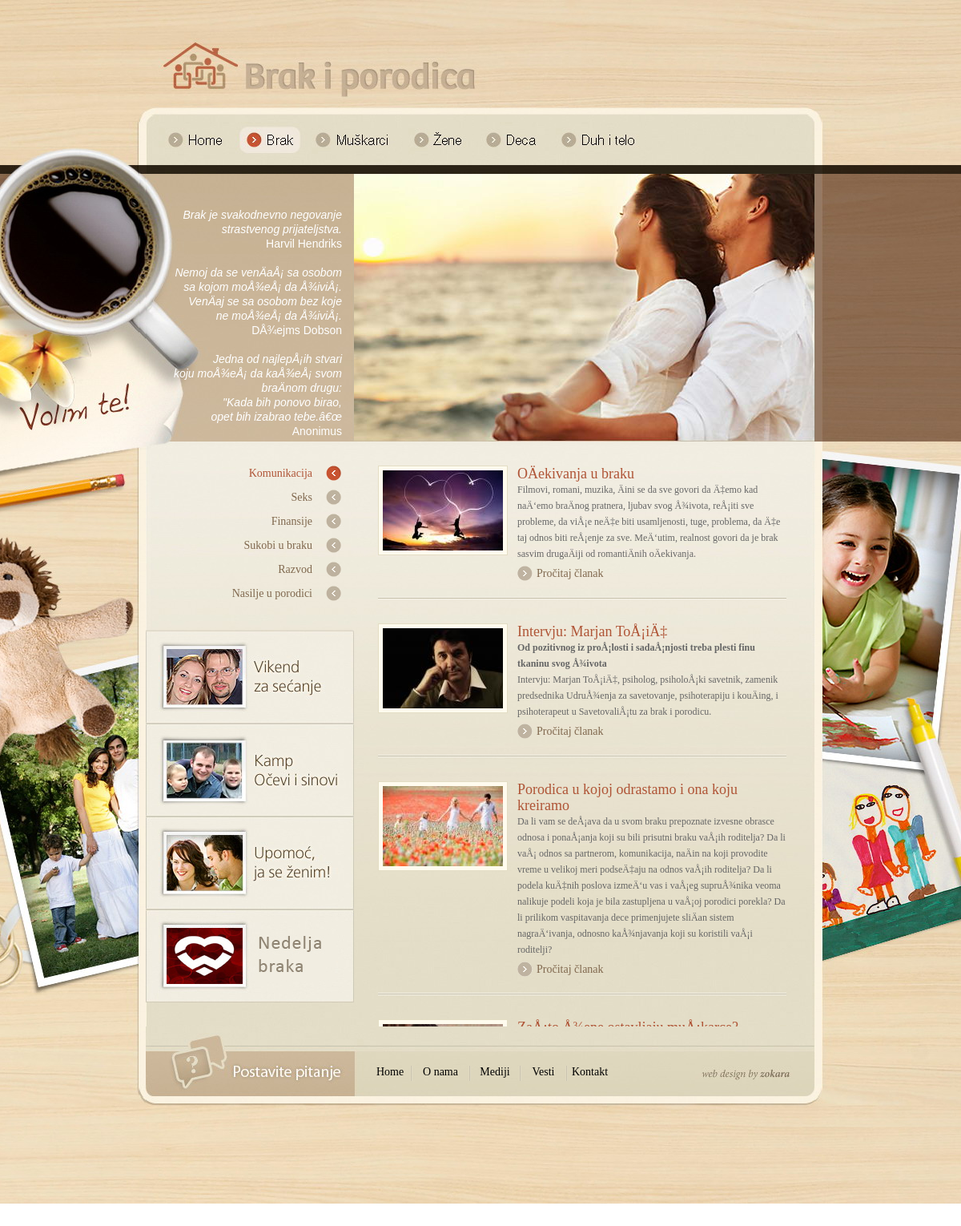
The app's page /tekstovi.php with its own data.
### tables this page shows
CREATE TABLE `uvodi` (
  `id` int(11) NOT NULL AUTO_INCREMENT,
  `grupa` int(11) NOT NULL DEFAULT '0',
  `naziv` varchar(50) DEFAULT NULL,
  `naslov` varchar(50) DEFAULT NULL,
  `tekst` text,
  `stamp_unosa` varchar(14) DEFAULT NULL,
  `stamp_izmene` varchar(14) DEFAULT NULL,
  PRIMARY KEY (`id`)
);

CREATE TABLE `podgrupe` (
  `id` int(11) NOT NULL AUTO_INCREMENT,
  `parent` int(11) NOT NULL DEFAULT '0',
  `naziv` varchar(50) DEFAULT NULL,
  `aktivno` tinyint(4) NOT NULL DEFAULT '0',
  `prioritet` int(11) NOT NULL DEFAULT '0',
  `stamp_unosa` varchar(14) DEFAULT NULL,
  `stamp_izmene` varchar(14) DEFAULT NULL,
  PRIMARY KEY (`id`)
);

CREATE TABLE `clanci` (
  `id` int(11) NOT NULL AUTO_INCREMENT,
  `parent` int(11) NOT NULL DEFAULT '0',
  `naslov` varchar(255) DEFAULT NULL,
  `tekst_kratki` text,
  `tekst` text,
  `povezani1` tinyint(4) NOT NULL DEFAULT '0',
  `povezani2` tinyint(4) NOT NULL DEFAULT '0',
  `povezani3` tinyint(4) NOT NULL DEFAULT '0',
  `povezani4` tinyint(4) NOT NULL DEFAULT '0',
  `aktivno` tinyint(4) NOT NULL DEFAULT '0',
  `prioritet` tinyint(4) NOT NULL DEFAULT '0',
  `stamp_unosa` varchar(14) DEFAULT NULL,
  `stamp_izmene` varchar(14) DEFAULT NULL,
  PRIMARY KEY (`id`)
);

CREATE TABLE `slike` (
  `id` int(11) NOT NULL AUTO_INCREMENT,
  `id_objekta` int(11) DEFAULT NULL,
  `vrsta` varchar(30) DEFAULT NULL,
  `indeks` tinyint(4) NOT NULL DEFAULT '0',
  `naziv` varchar(50) DEFAULT NULL,
  `naziv_mala` varchar(50) DEFAULT NULL,
  `naziv_srednja` varchar(50) DEFAULT NULL,
  `ext` varchar(10) DEFAULT NULL,
  `sirina` varchar(10) DEFAULT NULL,
  `visina` varchar(10) DEFAULT NULL,
  `komentar` varchar(255) DEFAULT NULL,
  `stamp_unosa` varchar(14) DEFAULT NULL,
  PRIMARY KEY (`id`)
);

### include/aplikacija.h.php (the view, shortened to what the rows shown need)
<?php
if (!defined("Aplikacija_H_PHP")):
    class query
    {
        var $result;
        function query($query)
        {
            $this->query = $query;
            $this->result = mysql_query($this->query);
            $this->rows = mysql_num_rows($this->result);
            $this->row = mysql_fetch_row($this->result);
        }
        function fetchRow()
        {
            $this->row = mysql_fetch_row($this->result);
        }
    }
    class slika
    {
        function slika($vrsta, $id_objekta, $indeks)
        {
            $this->vrsta = $vrsta;
            if ($this->vrsta == SL_CLANAK) {
                $this->path = SL_CLANAK_PATH;
                $this->mala_sirina = SL_CLANAK_MALA_SIRINA;
                $this->mala_visina = SL_CLANAK_MALA_VISINA;
            } else if ($this->vrsta == SL_VEST) {
                $this->tip = SL_VEST_TIP;
                $this->max_sirina = SL_VEST_MAX_SIRINA;
                $this->max_visina = SL_VEST_MAX_VISINA;
                $this->min_sirina = SL_VEST_MIN_SIRINA;
                $this->min_visina = SL_VEST_MIN_VISINA;
                $this->default_naziv = SL_VEST_DEFAULT_NAZIV;
                $this->path = SL_VEST_PATH;
                $this->mala = SL_VEST_MALA;
                $this->mala_sirina = SL_VEST_MALA_SIRINA;
                $this->mala_visina = SL_VEST_MALA_VISINA;
                $this->srednja = SL_VEST_SREDNJA;
                $this->srednja_sirina = SL_VEST_SREDNJA_SIRINA;
                $this->srednja_visina = SL_VEST_SREDNJA_VISINA;
            } else if ($this->vrsta == SL_STRANICA) {
                $this->tip = SL_STRANICA_TIP;
                $this->max_sirina = SL_STRANICA_MAX_SIRINA;
                $this->max_visina = SL_STRANICA_MAX_VISINA;
                $this->min_sirina = SL_STRANICA_MIN_SIRINA;
                $this->min_visina = SL_STRANICA_MIN_VISINA;
                $this->default_naziv = SL_STRANICA_DEFAULT_NAZIV;
                $this->path = SL_STRANICA_PATH;
                $this->mala = SL_STRANICA_MALA;
                $this->mala_sirina = SL_STRANICA_MALA_SIRINA;
                $this->mala_visina = SL_STRANICA_MALA_VISINA;
                $this->srednja = SL_STRANICA_SREDNJA;
                $this->srednja_sirina = SL_STRANICA_SREDNJA_SIRINA;
                $this->srednja_visina = SL_STRANICA_SREDNJA_VISINA;
            }
            $query = "select * from " . TAB_SLIKE . " where vrsta='" . $vrsta . "' and id_objekta='" . $id_objekta . "' and indeks='" . $indeks . "'";
            $result = mysql_query($query);
            $rows = mysql_num_rows($result);
            if ($rows) {
                $row = mysql_fetch_array($result);
            }
        }
        function dodelaVrednosti($row)
        {
            $this->naziv = $row['naziv'];
            $this->naziv_mala = $row['naziv_mala'];
        }
    }
    class podgrupa
    {
        function podgrupa($id = 0)
        {
            $this->tabela = TAB_PODGRUPE;
            if ($id) {
                $query = "select * from " . $this->tabela . " where id='" . $id . "'";
                $result = mysql_query($query);
                $row = mysql_fetch_array($result);
            }
        }
        function dodelaVrednosti($row)
        {
            $this->id = $row['id'];
            $this->naziv = stripslashes($row['naziv']);
        }
    }
    class clanak
    {
        var $id;
        function clanak($id = 0)
        {
            $this->tabela = TAB_CLANCI;
            if ($id) {
                $query = "select * from " . $this->tabela . " where id='" . $id . "'";
                $result = mysql_query($query);
                $row = mysql_fetch_array($result);
            }
            $i = 1;
            while ($i <= MAX_SLIKA_PO_CLANKU) {
                $this->slike[$i] = new slika(SL_CLANAK, $this->id, $i);
                $i++;
            }
        }
        function dodelaVrednosti($row)
        {
            $this->id = $row['id'];
            $this->naslov = stripslashes($row['naslov']);
            $this->tekst_kratki = stripslashes($row['tekst_kratki']);
        }
    }
    class uvod
    {
        function uvod($grupa = 0)
        {
            $this->tabela = TAB_UVODI;
            $query = "select * from " . $this->tabela . " where grupa='" . $grupa . "'";
            $result = mysql_query($query);
            $row = mysql_fetch_array($result);
        }
        function dodelaVrednosti($row)
        {
            $this->tekst = stripslashes($row['tekst']);
        }
    }
    function defaultGrupa()
    {
        $q = new query("select id from " . TAB_GRUPE . " where id>0 order by prioritet desc, naziv limit 1");
        return $q->row[0];
    }
    function defaultPodgrupa($grupa)
    {
        $q = new query("select id from " . TAB_PODGRUPE . " where parent='" . $grupa . "' order by prioritet desc, naziv limit 1");
        return $q->row[0];
    }
    function appHeader($grupa = 0, $podgrupa = 0, $naslov = "", $meta_description = "", $meta_keywords = "")
    {
        $uvod = new uvod($grupa);
        ?>
        <!DOCTYPE html PUBLIC "-//W3C//DTD XHTML 1.0 Transitional//EN"
                "http://www.w3.org/TR/xhtml1/DTD/xhtml1-transitional.dtd">
        <html xmlns="http://www.w3.org/1999/xhtml">
        <head>
            <link href="include/style.css" rel="stylesheet" type="text/css"/>
            <link href="include/lightbox.css" rel="stylesheet" type="text/css"/>
        </head>
        <body>
        <table width="100%" border="0" cellpadding="0" cellspacing="0" id="tabGlavna">
        <tr>
            <td id="bg_sredina_1_4">
                <table border="0" cellpadding="0" cellspacing="0" id="tabHeader">
                    <tr>
                        <td width="260" height="334">
                            <div id="divUvod"><?php echo nl2br($uvod->tekst); ?></div>
                        </td>
                    </tr>
                </table>
            </td>
        </tr>
        <tr>
        <td id="bg_sredina_1_5"><table width="100%" border="0" cellpadding="0" cellspacing="0" id="tabCentralna">
        <tr>
        <td width="260" height="730" valign="top">
            <?php
            $q_p = new query("select id from " . TAB_PODGRUPE . " where parent='" . $grupa . "' and aktivno=1 order by prioritet desc, naziv");
            if (1)
            {
            ?>
            <table border="0" align="right" cellpadding="0" cellspacing="0" id="tabLeviMeni">
                <?php
                }
                if ($grupa != 6) {
                    for ($i_p = 0; $i_p < $q_p->rows; $i_p++) {
                        $p = new podgrupa($q_p->row[0]);
                        if ($p->id == $podgrupa) {
                            echo "
          <tr>
            <td id=\"leviMeniTd_" . $p->id . "\" class=\"leviMeniActive\"><a href=\"tekstovi.php?grupa=" . $grupa . "&podgrupa=" . $p->id . "\">" . $p->naziv . "</a></td>
            <td><div align=\"center\"><a href=\"tekstovi.php?grupa=" . $grupa . "&podgrupa=" . $p->id . "\"><img src=\"img/levi_meni_active.gif\" border=\"0\" /></a></div></td>
          </tr>
    ";
                        } else {
                            echo "
          <tr>
            <td id=\"leviMeniTd_" . $p->id . "\" class=\"leviMeni\" onmouseover=\"leviMeniOver(" . $p->id . ")\" onmouseout=\"leviMeniOut(" . $p->id . ")\"><a href=\"tekstovi.php?grupa=" . $grupa . "&podgrupa=" . $p->id . "\">" . $p->naziv . "</a></td>
            <td><div align=\"center\"><a href=\"tekstovi.php?grupa=" . $grupa . "&podgrupa=" . $p->id . "\"><img src=\"img/levi_meni.gif\" border=\"0\" id=\"leviMeniIco_" . $p->id . "\" onmouseover=\"leviMeniOver(" . $p->id . ")\" onmouseout=\"leviMeniOut(" . $p->id . ")\" /></a></div></td>
          </tr>
     ";
                        }
                        $q_p->fetchRow();
                    }
                }
                    ?>
                    <?php
                if (1)
                {
                ?>
            </table>
        <?php
        }
        ?>
        </td>
        <td valign="top">
        <div id="divSadrzaj">
        <?php
    }
    function appFooter($grupa = 0)
    {
        ?>
        </div>
        </td>
        </tr>
        </table></td>
        </tr>
        </table>
        </body>
        </html>
        <?php
    }
endif;
?>

### tekstovi.php (shortened to what the rows shown need)
<?php
include("include/aplikacija.h.php");
$grupa=$_REQUEST['grupa'];
if (!$grupa) $grupa=defaultGrupa();
$podgrupa=$_REQUEST['podgrupa'];
if (!$podgrupa) $podgrupa=defaultPodgrupa($grupa);
appHeader($grupa,$podgrupa);
echo "
          <table width='100%' border='0' cellpadding='0' cellspacing='0' id='tabLista'>
";
$strana=$_REQUEST[strana];
if (!$strana) $strana=1;
$lim=($strana-1)*MAX_CLANAKA;
$query="select id from ".TAB_CLANCI." where aktivno=1";
if ($podgrupa) $query.=" and parent='".$podgrupa."'";
$order=" order by stamp_unosa desc";
$limit=" limit ".$lim.",".MAX_CLANAKA;
$q=new query($query.$order.$limit);
$i=0;
while ($i<$q->rows)
{
  $v=new clanak($q->row[0]);
  echo "
            <tr>
              <td>
              <table width='100%' border='0' cellpadding='0' cellspacing='0' class='tabListaPre'>
                <tr>
  ";
  if ($v->slike[1]->naziv) echo "<td align='left' valign='top' class='tabListaPreTdSlika'><div class='divListaPreSlika'><img src='".$v->slike[1]->path.$v->slike[1]->naziv_mala."' width='".$v->slike[1]->mala_sirina."' height='".$v->slike[1]->mala_visina."' class='preSlika' border='0' /></div></td>";
  echo "
                  <td valign='top' class='tabListaPreTdTekst'>
                  <span class='naslov'>".$v->naslov."</span><br />
                  <span class='tekst'>".$v->tekst_kratki."</span><br />
                  <div class='divListaProcitaj'><table border='0' cellpadding='0' cellspacing='0'><tr><td><a href='tekst.php?id=".$v->id."'><img src='img/lista_ico.gif' border='0' /></a></td>
                  <td class='procitaj'><a href='tekst.php?id=".$v->id."'>Pro&#269;itaj &#269;lanak</a></td></tr></table></div>
                  </td>
                </tr>
              </table>
              </td>
            </tr>
            <tr>
              <td class='tabListaSep2'></td>
            </tr>
  ";
  if ($i<(MAX_CLANAKA-1))
  {
    echo "
            <tr>
              <td class='tabListaSep'></td>
            </tr>
            <tr>
              <td class='tabListaSep3'></td>
            </tr>
    ";
  }
  $q->fetchRow();
  $i++;
}
echo "
            <tr>
              <td>&nbsp;</td>
            </tr>
            <tr>
              <td>
";
echo "
              </td>
            </tr>
            <tr>
              <td>&nbsp;</td>
            </tr>
            <tr>
              <td>&nbsp;</td>
            </tr>
          </table>
";
appFooter($grupa);
?>

### records on screen
uvodi: tekst "Brak je svakodnevno negovanje strastvenog prijateljstva. Harvil Hendriks Nemoj da se venÄaÅ¡ sa osobom sa kojom moÅ¾eÅ¡ da Å¾iviÅ¡. VenÄaj se sa osobom bez koje ne moÅ¾eÅ¡ da Å¾iviÅ¡. DÅ¾ejms Dobson Jedna od najlepÅ¡ih stvari koju moÅ¾eÅ¡ da kaÅ¾eÅ¡ svom braÄnom drugu: \"Kada bih ponovo birao, opet bih izabrao tebe.â€œ Anonimus"
podgrupe: naziv "Komunikacija"
podgrupe: naziv "Seks"
podgrupe: naziv "Finansije"
podgrupe: naziv "Sukobi u braku"
podgrupe: naziv "Razvod"
podgrupe: naziv "Nasilje u porodici"
clanci: slike.naziv_mala (picture), naslov "OÄekivanja u braku", tekst_kratki "Filmovi, romani, muzika, Äini se da sve govori da Ä‡emo kad naÄ‘emo braÄnog pratnera, ljubav svog Å¾ivota, reÅ¡iti sve probleme, da viÅ¡e neÄ‡e biti usamljenosti, tuge, problema, da Ä‡e taj odnos biti reÅ¡enje za sve. MeÄ‘utim, realnost govori da je brak sasvim drugaÄiji od romantiÄnih oÄekivanja."
clanci: slike.naziv_mala (picture), naslov "Intervju: Marjan ToÅ¡iÄ‡", tekst_kratki "Od pozitivnog iz proÅ¡losti i sadaÅ¡njosti treba plesti finu tkaninu svog Å¾ivota Intervju: Marjan ToÅ¡iÄ‡, psiholog, psiholoÅ¡ki savetnik, zamenik predsednika UdruÅ¾enja za savetovanje, psihoterapiju i kouÄing, i psihoterapeut u SavetovaliÅ¡tu za brak i porodicu."
clanci: slike.naziv_mala (picture), naslov "Porodica u kojoj odrastamo i ona koju kreiramo", tekst_kratki "Da li vam se deÅ¡ava da u svom braku prepoznate izvesne obrasce odnosa i ponaÅ¡anja koji su bili prisutni braku vaÅ¡ih roditelja? Da li vaÅ¡ odnos sa partnerom, komunikacija, naÄin na koji provodite vreme u velikoj meri podseÄ‡aju na odnos vaÅ¡ih roditelja? Da li podela kuÄ‡nih poslova izmeÄ‘u vas i vaÅ¡eg supruÅ¾nika veoma nalikuje podeli koja je bila zastupljena u vaÅ¡oj porodici porekla? Da li prilikom vaspitavanja dece primenjujete sliÄan sistem nagraÄ‘ivanja, odnosno kaÅ¾njavanja koji su koristili vaÅ¡i roditelji?"
clanci: slike.naziv_mala (picture)
